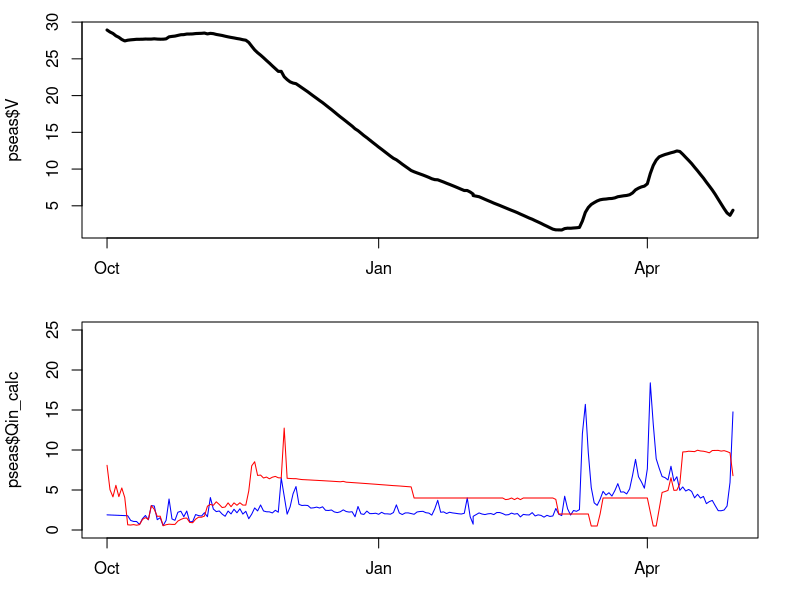

Recreate this plot in R. (Note: this script raises an error after producing the figure.)
library(dplyr)
  
sau_balance <- read.csv("out/calculated_sau.csv")
sau_balance$date <- as.Date(sau_balance$date)

#select previous season
dates_previous <- seq(as.Date("2023-10-01"), as.Date("2024-04-30"), by=1)
sel_pos <- sau_balance$date %in% dates_previous
pseas <- sau_balance[sel_pos,]

pdf("plot/3_Qin_Qout_past.pdf")
op<- par(mfrow=c(2,1), mar=c(3,4,1,2)+.1)
plot(pseas$date, pseas$V, type="l", col="black", lwd=3)
plot(pseas$date, pseas$Qin_calc, col="blue", type="l", ylim = c(0,25))
lines(pseas$date, pseas$Qout_calc, col="red")
dev.off()

# Calculate the 5-day moving average (eman)
pseas$Qout5 <- zoo::rollmean(pseas$Qout, k = 5, align = "right", fill = NA)
pseas$Qin5 <- zoo::rollmean(pseas$Qin, k = 5, align = "right", fill = NA)
indices <- seq(5, nrow(pseas), by = 5)  # Indices for every 5th day
lines(pseas$date[indices], pseas$Qout5[indices], col = "violet", pch = 19, cex = 1)
lines(pseas$date[indices], pseas$Qin5[indices], col = "green", pch = 19, cex = 1)

#try using 5-days moving average of the 7 days in advance forecasted
pseas <- pseas %>%
  mutate(Qin_shifted = dplyr::lead(Qin, n = 6),  # Shift Qin forward by 6 days
         Q5d7a = zoo::rollmean(Qin_shifted, k = 5, align = "left", fill = NA)) %>%
  dplyr::select(-Qin_shifted)  # Remove the intermediate shifted column

lines(pseas$date, pseas$Q5d7a, type = "l", col = "black", lty = 2)

plot(pseas$Qin, pseas$Qout)
